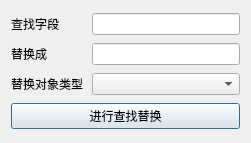
<?xml version="1.0" encoding="UTF-8"?>
<ui version="4.0">
 <class>ReplaceByTemplate</class>
 <widget class="QDialog" name="ReplaceByTemplate">
  <property name="geometry">
   <rect>
    <x>0</x>
    <y>0</y>
    <width>251</width>
    <height>143</height>
   </rect>
  </property>
  <property name="windowTitle">
   <string>模板批量替换</string>
  </property>
  <layout class="QVBoxLayout" name="verticalLayout">
   <item>
    <layout class="QHBoxLayout" name="horizontalLayout">
     <item>
      <widget class="QLabel" name="lblFindText">
       <property name="minimumSize">
        <size>
         <width>75</width>
         <height>0</height>
        </size>
       </property>
       <property name="text">
        <string>查找字段</string>
       </property>
      </widget>
     </item>
     <item>
      <widget class="QLineEdit" name="iptFindName"/>
     </item>
    </layout>
   </item>
   <item>
    <layout class="QHBoxLayout" name="horizontalLayout_2">
     <item>
      <widget class="QLabel" name="lblReplaceText">
       <property name="minimumSize">
        <size>
         <width>75</width>
         <height>0</height>
        </size>
       </property>
       <property name="text">
        <string>替换成</string>
       </property>
      </widget>
     </item>
     <item>
      <widget class="QLineEdit" name="iptReplaceName"/>
     </item>
    </layout>
   </item>
   <item>
    <layout class="QHBoxLayout" name="horizontalLayout_3">
     <item>
      <widget class="QLabel" name="lblObjectType">
       <property name="minimumSize">
        <size>
         <width>75</width>
         <height>0</height>
        </size>
       </property>
       <property name="text">
        <string>替换对象类型</string>
       </property>
      </widget>
     </item>
     <item>
      <widget class="QComboBox" name="cbxObjectType">
       <property name="sizePolicy">
        <sizepolicy hsizetype="Expanding" vsizetype="Fixed">
         <horstretch>0</horstretch>
         <verstretch>0</verstretch>
        </sizepolicy>
       </property>
      </widget>
     </item>
    </layout>
   </item>
   <item>
    <widget class="QPushButton" name="btnDoReplace">
     <property name="text">
      <string>进行查找替换</string>
     </property>
    </widget>
   </item>
  </layout>
 </widget>
 <resources/>
 <connections/>
</ui>
